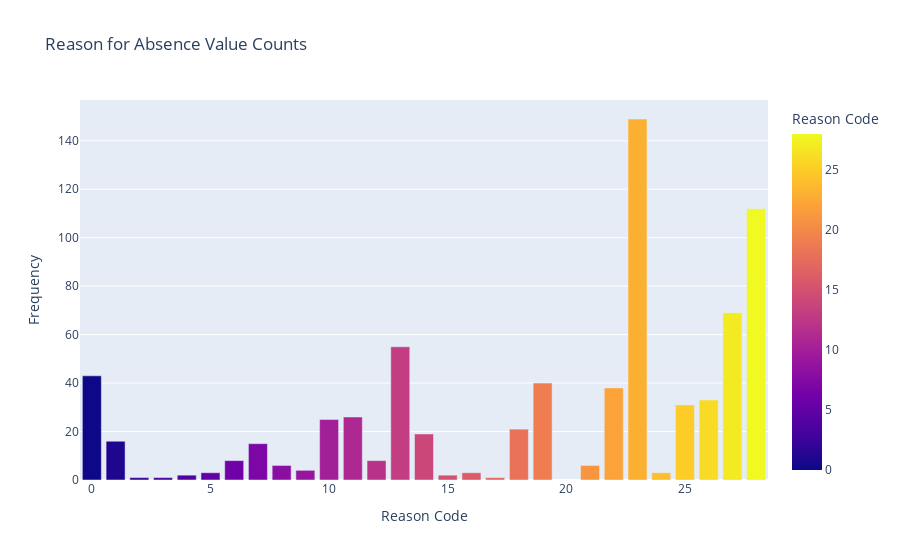

The cell this chart's notebook holds for it:
### Markdown cell above
**Histogram of our target varibale count:**

### Code cell
counts = df['Reason for absence'].value_counts().reset_index()
counts.columns = ['Reason for absence', 'Counts']

fig = px.bar(counts, x='Reason for absence', y='Counts',
             title='Reason for Absence Value Counts',
             labels={'Reason for absence': 'Reason Code', 'Counts': 'Frequency'}, color="Reason for absence")

fig.show()

### Figure 1 — Plotly figure (JSON) as saved in the notebook; plotly's stock layout.template omitted (floating-point values rounded to 4 significant figures)
{"data": [{"alignmentgroup": "True", "hovertemplate": "Reason Code=%{marker.color}<br>Frequency=%{y}<extra></extra>", "legendgroup": "", "marker": {"color": [23, 28, 27, 13, 0, 19, 22, 26, 25, 11, 10, 18, 14, 1, 7, 6, 12, 21, 8, 9, 5, 16, 24, 15, 4, 3, 2, 17], "coloraxis": "coloraxis", "pattern": {"shape": ""}}, "name": "", "offsetgroup": "", "orientation": "v", "showlegend": false, "textposition": "auto", "type": "bar", "x": [23, 28, 27, 13, 0, 19, 22, 26, 25, 11, 10, 18, 14, 1, 7, 6, 12, 21, 8, 9, 5, 16, 24, 15, 4, 3, 2, 17], "xaxis": "x", "y": [149, 112, 69, 55, 43, 40, 38, 33, 31, 26, 25, 21, 19, 16, 15, 8, 8, 6, 6, 4, 3, 3, 3, 2, 2, 1, 1, 1], "yaxis": "y"}], "layout": {"barmode": "relative", "coloraxis": {"colorbar": {"title": {"text": "Reason Code"}}, "colorscale": [[0, "#0d0887"], [0.1111, "#46039f"], [0.2222, "#7201a8"], [0.3333, "#9c179e"], [0.4444, "#bd3786"], [0.5556, "#d8576b"], [0.6667, "#ed7953"], [0.7778, "#fb9f3a"], [0.8889, "#fdca26"], [1, "#f0f921"]]}, "legend": {"tracegroupgap": 0}, "title": {"text": "Reason for Absence Value Counts"}, "xaxis": {"anchor": "y", "domain": [0, 1], "title": {"text": "Reason Code"}}, "yaxis": {"anchor": "x", "domain": [0, 1], "title": {"text": "Frequency"}}}}
